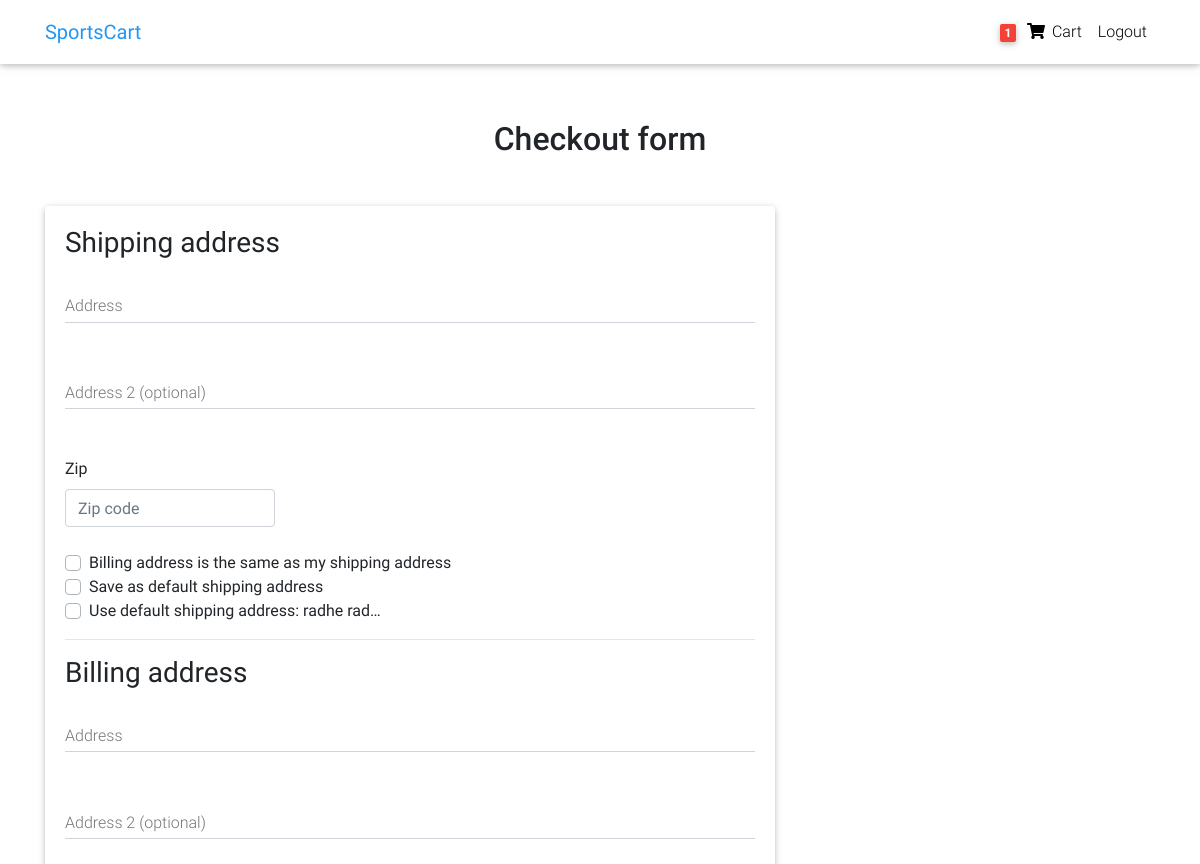
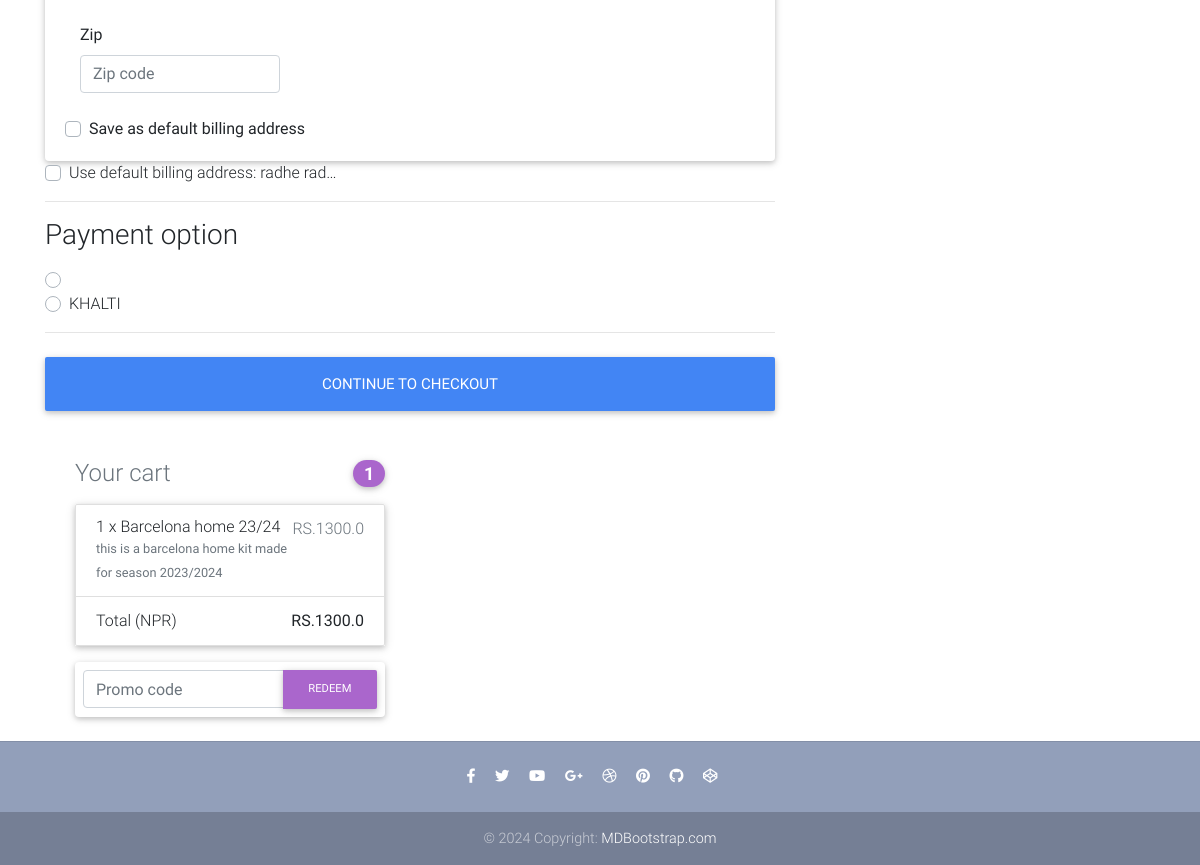
/checkout/ (signed in), run on an earlier commit of the app's database (2 pictures, top to bottom).
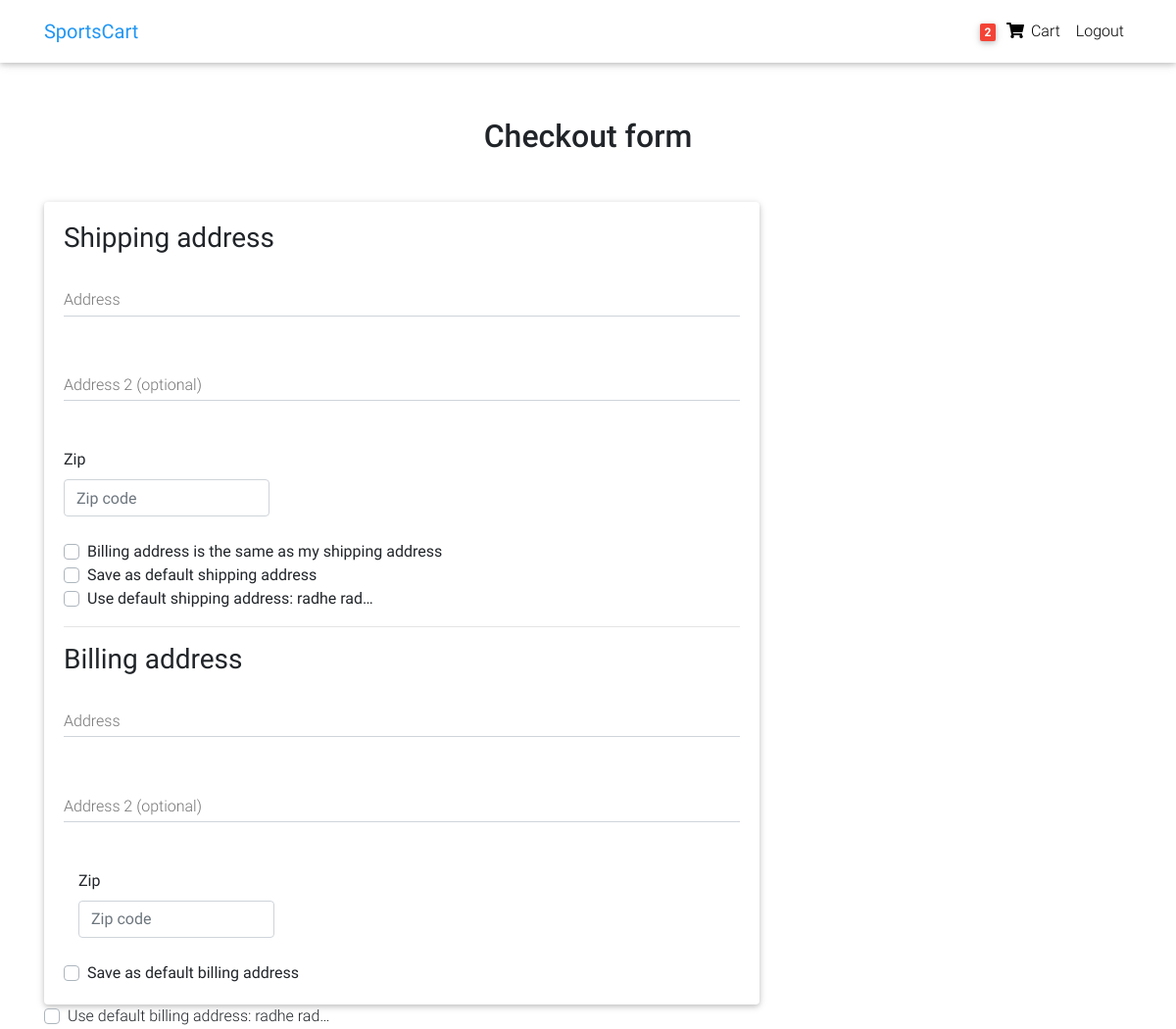
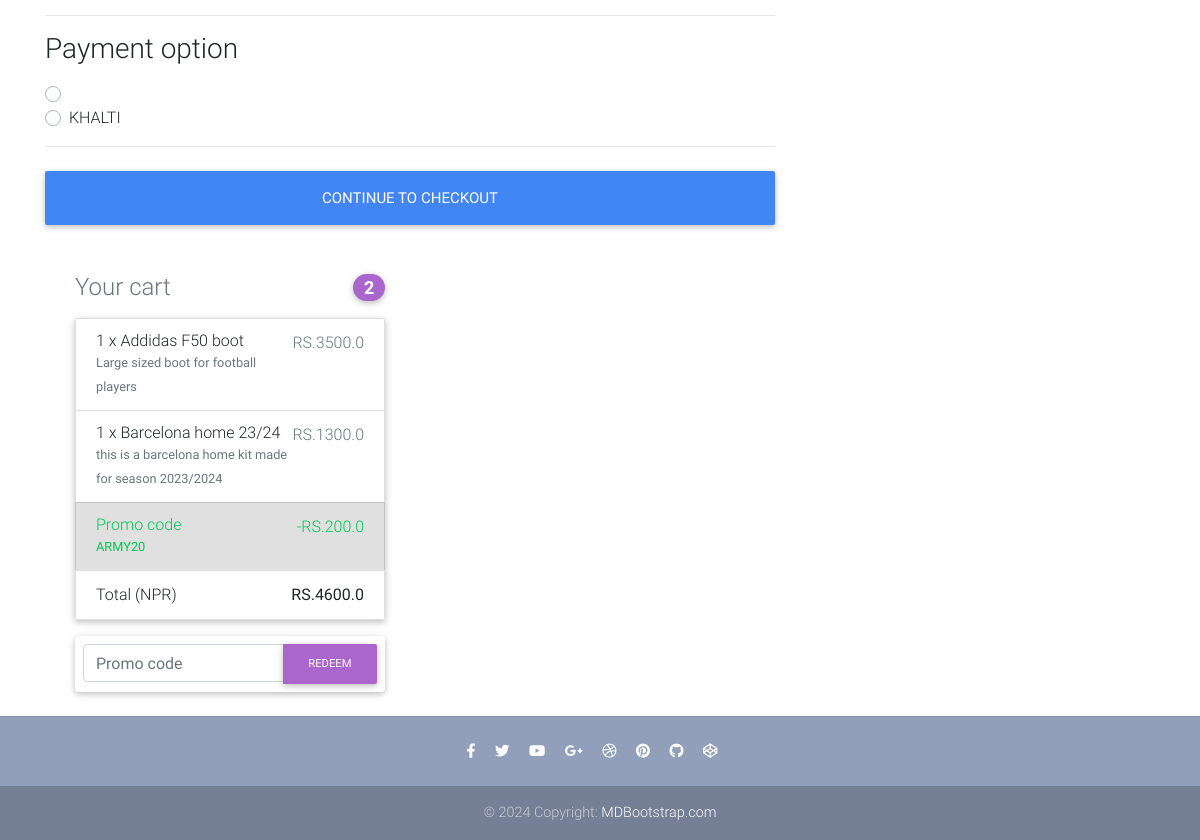
And on a later commit of the database (2 pictures, top to bottom).
### core/models.py (models this page shows, shortened)
class Order(models.Model):
    user = models.ForeignKey(settings.AUTH_USER_MODEL,on_delete=models.CASCADE)
    ref_code = models.CharField(max_length=20, blank=True, null=True)
    items = models.ManyToManyField(OrderItem)
    start_date = models.DateTimeField(auto_now_add=True)
    ordered_date = models.DateTimeField()
    ordered = models.BooleanField(default=False)
    shipping_address = models.ForeignKey(
        'Address', related_name='shipping_address', on_delete=models.SET_NULL, blank=True, null=True)
    billing_address = models.ForeignKey(
        'Address', related_name='billing_address', on_delete=models.SET_NULL, blank=True, null=True)
    payment = models.ForeignKey(
        'Payment', on_delete=models.SET_NULL, blank=True, null=True)
    coupon = models.ForeignKey(
        'Coupon', on_delete=models.SET_NULL, blank=True, null=True)
    being_delivered = models.BooleanField(default=False)
    received = models.BooleanField(default=False)
    refund_requested = models.BooleanField(default=False)
    refund_granted = models.BooleanField(default=False)
    '''
    1. Item added to cart
    2. Adding a billing address
    (Failed checkout)
    3. Payment
    (Preprocessing, processing, packaging etc.)
    4. Being delivered
    5. Received
    6. Refunds
    '''
    def get_total(self):
        total = 0
        for order_item in self.items.all():
            total += order_item.get_final_price()
        if self.coupon:
            total -= self.coupon.amount
        return total

class OrderItem(models.Model):
    user = models.ForeignKey(settings.AUTH_USER_MODEL,on_delete=models.CASCADE)
    ordered = models.BooleanField(default=False)
    item = models.ForeignKey(Item, on_delete=models.CASCADE)
    quantity = models.IntegerField(default=1)
    def get_total_item_price(self):
        return self.quantity * self.item.price
    def get_total_discount_item_price(self):
        return self.quantity * self.item.discount_price
    def get_final_price(self):
        if self.item.discount_price:
            return self.get_total_discount_item_price()
        return self.get_total_item_price()

class Item(models.Model):
    title = models.CharField(max_length=100)
    price = models.FloatField()
    discount_price = models.FloatField(blank=True, null=True)
    category = models.CharField(choices=CATEGORY_CHOICES, max_length=2)
    label = models.CharField(choices=LABEL_CHOICES, max_length=1)
    slug = models.SlugField()
    description = models.TextField()
    image = models.ImageField(upload_to='product/')

class Coupon(models.Model):
    code = models.CharField(max_length=15)
    amount = models.FloatField()

### core/views.py (the view, shortened to what this page needs)
# urls.py: path('checkout/', CheckoutView.as_view(), name='checkout'),
class CheckoutView(View):
    def get(self, *args, **kwargs):
        try:
            order = Order.objects.get(user=self.request.user, ordered=False)
            form = CheckoutForm()
            context = {
                'form': form,
                'couponform': CouponForm(),
                'order': order,
                'DISPLAY_COUPON_FORM': True
            }
            shipping_address_qs = Address.objects.filter(
                user=self.request.user,
                address_type='S',
                default=True
            )
            if shipping_address_qs.exists():
                context.update(
                    {'default_shipping_address': shipping_address_qs[0]})
            billing_address_qs = Address.objects.filter(
                user=self.request.user,
                address_type='B',
                default=True
            )
            if billing_address_qs.exists():
                context.update(
                    {'default_billing_address': billing_address_qs[0]})
            return render(self.request, "checkout.html", context)
        except ObjectDoesNotExist:
            messages.info(self.request, "You do not have an active order")
            return redirect("core:checkout")

### core/forms.py
class CheckoutForm(forms.Form):
    shipping_address = forms.CharField(required=False)
    shipping_address2 = forms.CharField(required=False)
    shipping_zip = forms.CharField(required=False)
    billing_address = forms.CharField(required=False)
    billing_address2 = forms.CharField(required=False)
    same_billing_address = forms.BooleanField(required=False)
    set_default_shipping = forms.BooleanField(required=False)
    use_default_shipping = forms.BooleanField(required=False)
    set_default_billing = forms.BooleanField(required=False)
    use_default_billing = forms.BooleanField(required=False)
    payment_option = forms.ChoiceField(
        widget=forms.RadioSelect, choices=PAYMENT_CHOICES)

class CouponForm(forms.Form):
    code = forms.CharField(widget=forms.TextInput(attrs={
        'class': 'form-control',
        'placeholder': 'Promo code',
        'aria-label': 'Recipient\'s username',
        'aria-describedby': 'basic-addon2'
    }))

### core/context_processors.py (called while the page is built)
def categories(request):
    CATEGORY_CHOICES = Item._meta.get_field('category').choices
    return {'categories': CATEGORY_CHOICES}

### templates/checkout.html (shortened to what the changed rows need)
{% extends "base.html" %}
{% load crispy_forms_tags %}
{% block content %}
  <main >
    <div class="container wow fadeIn">
      <h2 class="my-5 h2 text-center">Checkout form</h2>
      <div class="row">
        <div class="col-md-8 mb-4">
              <div class="d-block my-3">
                {% for value, name in form.fields.payment_option.choices %}
                <div class="custom-control custom-radio">
                  <label class="custom-control-label" for="{{ name }}">{{ name }}</label>
                </div>
                {% endfor %}
              </div>
          </div>
        </div>
        <div class="col-md-4 mb-4">
          {% include "order_snippet.html" %}
        </div>
      </div>
  </main>
{% endblock content %}

### templates/navbar.html (shortened to what this page needs)
{% load cart_template_tags %}
<nav class="navbar fixed-top navbar-expand-lg navbar-light white scrolling-navbar">
    <div class="container">
      <a class="navbar-brand waves-effect" href="/">
        <strong class="blue-text">SportsCart</strong>
      </a>
      <div class="collapse navbar-collapse" id="navbarSupportedContent">
        <ul class="navbar-nav nav-flex-icons">
          {% if request.user.is_authenticated %}
          <li class="nav-item">
            <a href="{% url 'core:order-summary' %}" class="nav-link waves-effect">
              <span class="badge red z-depth-1 mr-1"> {{ request.user|cart_item_count }} </span>
              <i class="fas fa-shopping-cart"></i>
              <span class="clearfix d-none d-sm-inline-block"> Cart </span>
            </a>
          </li>
          <li class="nav-item">
            <a class="nav-link waves-effect" href="{% url 'account_logout' %}">
              <span class="clearfix d-none d-sm-inline-block"> Logout </span>
            </a>
          </li>
          {% endif %}
        </ul>
      </div>
    </div>
  </nav>

### templates/order_snippet.html (shortened to what this page needs)
<div class="col-md-12 mb-4">
    <h4 class="d-flex justify-content-between align-items-center mb-3">
    <span class="text-muted">Your cart</span>
    <span class="badge badge-secondary badge-pill">{{ order.items.count }}</span>
    </h4>
    <ul class="list-group mb-3 z-depth-1">
    {% for order_item in order.items.all %}
    <li class="list-group-item d-flex justify-content-between lh-condensed">
        <div>
        <h6 class="my-0">{{ order_item.quantity }} x {{ order_item.item.title}}</h6>
        <small class="text-muted">{{ order_item.item.description}}</small>
        </div>
        <span class="text-muted">RS.{{ order_item.get_final_price }}</span>
    </li>
    {% endfor %}
    {% if order.coupon %}
    <li class="list-group-item d-flex justify-content-between bg-light">
        <div class="text-success">
        <h6 class="my-0">Promo code</h6>
        <small>{{ order.coupon.code }}</small>
        </div>
        <span class="text-success">-RS.{{ order.coupon.amount }}</span>
    </li>
    {% endif %}
    <li class="list-group-item d-flex justify-content-between">
        <span>Total (NPR)</span>
        <strong>RS.{{ order.get_total }}</strong>
    </li>
    </ul>
    {% if DISPLAY_COUPON_FORM %}
    <form class="card p-2" action="{% url 'core:add-coupon' %}" method="POST">
        <div class="input-group">
            {{ couponform.code }}
            <div class="input-group-append">
            <button class="btn btn-secondary btn-md waves-effect m-0" type="submit">Redeem</button>
            </div>
        </div>
    </form>
    {% endif %}
</div>

What changed in the data, as far as the page shows it:
changed Order: items.count "1" → "2"; coupon_id empty → 1 (drawn); coupon.code (not shown) → "ARMY20"; coupon.amount (not shown) → "200.0"; get_total "1300.0" → "4600.0"
added OrderItem: quantity "1", item "Addidas F50 boot", item.description "Large sized boot for football players", get_final_price "3500.0"
Also different on the page:
{{ request.user|cart_item_count }}: "1" → "2"
text now shown: "Promo code -RS."
